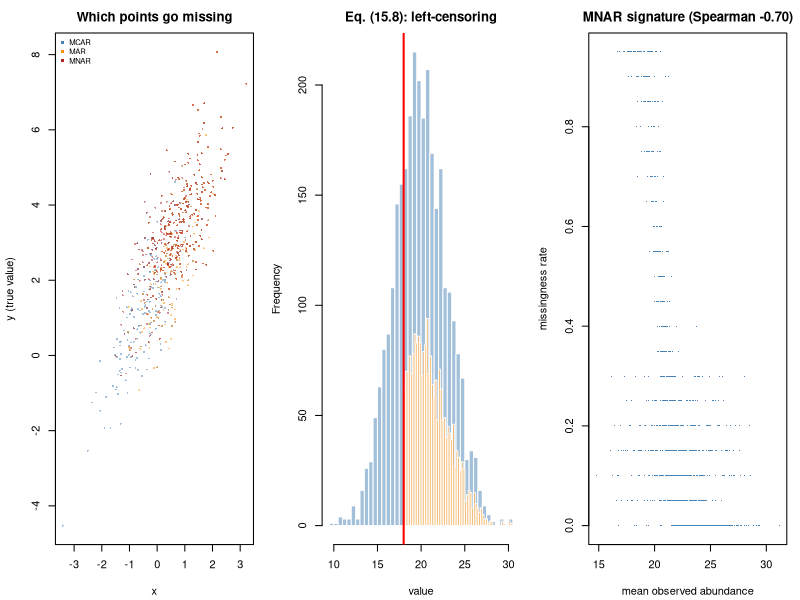

Reproduce this figure in R.
#' ---
#' title: "Module 15 - Missing data, censoring, and measurement limits"
#' output: html_document
#' ---
#'
#' **Curriculum link:** `stats.md` -> Topic 15, equations (15.1)-(15.9)
#'
#' ## What you will learn
#'
#' 1. MCAR / MAR / MNAR (15.1)-(15.3) simulated side by side.
#' 2. Multiple imputation and **Rubin's rules (15.4)-(15.7)** from scratch.
#' 3. Left-censoring as a **Tobit likelihood (15.8)**, not as missingness.
#' 4. The one diagnostic plot every proteomics report needs.

#+ setup, message = FALSE
MODULE_NAME <- "15_missing_data_and_censoring"
OUT <- file.path(Sys.getenv("STATS_OUT", unset = "results"), MODULE_NAME)
dir.create(OUT, recursive = TRUE, showWarnings = FALSE)
header <- function(txt) cat("\n", strrep("=", 72), "\n", txt, "\n",
                            strrep("=", 72), "\n", sep = "")

#' ## 1. The three mechanisms, eq. (15.1)-(15.3)
#'
#' Critically, **MAR and MNAR cannot be distinguished from the observed data.**

#+ mechanisms
header("1. Simulating MCAR, MAR and MNAR (15.1)-(15.3)")
make_data <- function(n = 600) {
  x <- rnorm(n); data.frame(x = x, y = 2 + 1.5*x + rnorm(n))
}
impose_missing <- function(df, mechanism, rate = 0.4) {
  n <- nrow(df)
  p <- switch(mechanism,
    MCAR = rep(rate, n),                                      # eq. (15.1)
    MAR  = plogis(2.2*df$x - log((1-rate)/rate)),             # eq. (15.2): on x
    MNAR = plogis(2.2*scale(df$y)[, 1] - log((1-rate)/rate))) # eq. (15.3): on y
  miss <- runif(n) < p
  df$missing <- miss; df$y[miss] <- NA
  df
}
TRUE_BETA <- 1.5
set.seed(1501)
cat(sprintf("  target estimand: beta_x = %.1f\n\n", TRUE_BETA))
cat(sprintf("  %-12s%11s%21s%9s\n", "mechanism", "% missing",
            "complete-case beta", "bias"))
for (mech in c("MCAR", "MAR", "MNAR")) {
  b <- replicate(200, {
    obs <- impose_missing(make_data(), mech)
    coef(lm(y ~ x, data = obs[!is.na(obs$y), ]))["x"]
  })
  obs1 <- impose_missing(make_data(), mech)
  cat(sprintf("  %-12s%10.1f%%%21.4f%9.4f\n", mech, 100*mean(obs1$missing),
              mean(b), mean(b) - TRUE_BETA))
}
cat("\n  MCAR: complete-case is unbiased (just wasteful).\n")
cat("  MAR : unbiased HERE because missingness depends only on x, which is IN\n")
cat("        the model. Not general - depend on an omitted covariate and it\n")
cat("        would be biased.\n")
cat("  MNAR: biased, and no imputation fixes it without an untestable\n")
cat("        assumption.\n")

#+ mar-covariate
cat("\n--- MAR in a COVARIATE, depending on the outcome ---\n")
set.seed(1502)
bias_cc <- replicate(150, {
  n <- 500
  x <- rnorm(n); zz <- 0.8*x + rnorm(n)
  y <- 2 + 1.5*x + 0.7*zz + rnorm(n)
  x[runif(n) < plogis(1.5*scale(y)[, 1] - 0.4)] <- NA     # MAR: depends on y
  d <- data.frame(x = x, z = zz, y = y)
  cc <- d[complete.cases(d), ]
  if (nrow(cc) > 30) coef(lm(y ~ x + z, data = cc))["x"] - 1.5 else NA
})
cat(sprintf("  complete-case bias in beta_x: %+.4f\n", mean(bias_cc, na.rm = TRUE)))
cat("  Under MAR the fix is a method that CONDITIONS on the observed data\n")
cat("  driving missingness - multiple imputation INCLUDING y.\n")

#' ## 2. Multiple imputation and Rubin's rules, eq. (15.4)-(15.7)
#'
#' $$\bar Q=\frac1M\sum\hat Q_m,\qquad T=\bar U+\Big(1+\frac1M\Big)B$$
#'
#' The `(1+1/M)B` term is exactly what single imputation omits.

#+ rubin
header("2. Rubin's rules from scratch (15.4)-(15.7)")
impute_once <- function(df, target, predictors) {
  ## Stochastic regression imputation (the core step of MICE). Adding residual
  ## noise AND drawing beta from its sampling distribution is what makes it
  ## 'proper'; predicting the conditional mean alone shrinks variability.
  cc <- df[complete.cases(df[, c(target, predictors), drop = FALSE]), ]
  f <- lm(reformulate(predictors, target), data = cc)
  miss <- is.na(df[[target]])
  if (!any(miss)) return(df[[target]])
  beta_draw <- MASS::mvrnorm(1, coef(f), vcov(f))
  Xm <- model.matrix(reformulate(predictors), data = df[miss,, drop = FALSE])
  out <- df[[target]]
  out[miss] <- as.vector(Xm %*% beta_draw) + rnorm(sum(miss), 0, sigma(f))
  out
}
rubin_pool <- function(est, vars, M) {
  Q <- mean(est); U <- mean(vars)                      # eq. (15.4)-(15.5)
  B <- if (M > 1) var(est) else 0
  Tt <- U + (1 + 1/M) * B                              # eq. (15.6)
  gamma <- if (Tt > 0) (1 + 1/M) * B / Tt else 0
  nu <- if (B > 0) (M - 1) * (1 + U / ((1 + 1/M) * B))^2 else Inf   # eq. (15.7)
  list(estimate = Q, se = sqrt(Tt), df = nu, fmi = gamma)
}
run_mi <- function(df, M) {
  est <- numeric(M); vars <- numeric(M)
  for (m in seq_len(M)) {
    d <- df; d$y <- impute_once(d, "y", "x")
    f <- lm(y ~ x, data = d)
    est[m] <- coef(f)["x"]; vars[m] <- coef(summary(f))["x", "Std. Error"]^2
  }
  rubin_pool(est, vars, M)
}
set.seed(1503)
cat("  Coverage of a nominal 95% CI for beta_x, MCAR with 40% of y missing:\n")
cover <- c(`complete case` = 0, `single imputation` = 0, `MI (M=20)` = 0)
width <- list(a = c(), b = c(), c = c())
N_REP <- 200
for (rep in seq_len(N_REP)) {
  obs <- impose_missing(make_data(n = 300), "MCAR")
  f_cc <- lm(y ~ x, data = obs[!is.na(obs$y), ])
  ci <- confint(f_cc)["x", ]
  cover[1] <- cover[1] + (ci[1] <= TRUE_BETA && TRUE_BETA <= ci[2])
  width$a <- c(width$a, diff(ci))
  r1 <- run_mi(obs, 1)
  ci1 <- r1$estimate + c(-1, 1) * 1.96 * r1$se
  cover[2] <- cover[2] + (ci1[1] <= TRUE_BETA && TRUE_BETA <= ci1[2])
  width$b <- c(width$b, diff(ci1))
  r20 <- run_mi(obs, 20)
  ci20 <- r20$estimate + c(-1, 1) * qt(0.975, min(r20$df, 1e6)) * r20$se
  cover[3] <- cover[3] + (ci20[1] <= TRUE_BETA && TRUE_BETA <= ci20[2])
  width$c <- c(width$c, diff(ci20))
}
cat(sprintf("  %-22s%11s%16s\n", "method", "coverage", "mean CI width"))
for (i in 1:3)
  cat(sprintf("  %-22s%10.1f%%%16.4f\n", names(cover)[i], 100*cover[i]/N_REP,
              mean(width[[i]])))
cat("\n  Single imputation treats imputed values as OBSERVED, so its CI is too\n")
cat("  narrow and UNDERCOVERS. Multiple imputation adds (1+1/M)B and recovers\n")
cat("  nominal coverage.\n")
set.seed(99)
r <- run_mi(impose_missing(make_data(n = 300), "MCAR"), 20)
cat(sprintf("\n  Example pooled result: beta = %.4f, SE = %.4f, df = %.1f\n",
            r$estimate, r$se, r$df))
cat(sprintf("  fraction of missing information = %.3f   (eq. 15.7)\n", r$fmi))
cat("  Use M >= 20 when the FMI is substantial.\n")

#' ## 3. Left-censoring is NOT missingness, eq. (15.8)

#+ tobit
header("3. Limit of detection: censored likelihood vs substitution (15.8)")
tobit_mle <- function(y_obs, censored, L) {
  n_cen <- sum(censored)
  nll <- function(par) {
    mu <- par[1]; sigma <- exp(par[2])
    ll_obs <- sum(dnorm(y_obs[!censored], mu, sigma, log = TRUE))
    ## Each censored point contributes log Phi((L-mu)/sigma). Multiplying by
    ## n_cen is essential - the term is identical for every censored point.
    ll_cen <- n_cen * pnorm((L - mu) / sigma, log.p = TRUE)
    -(ll_obs + ll_cen)
  }
  st <- c(mean(y_obs[!censored]), log(max(sd(y_obs[!censored]), 1e-3)))
  o <- optim(st, nll, method = "Nelder-Mead",
             control = list(reltol = 1e-12, maxit = 5000))
  c(mu = o$par[1], sigma = exp(o$par[2]))
}
set.seed(1504)
TRUE_MU <- 20; TRUE_SD <- 3; L <- 18
res <- t(replicate(400, {
  z <- rnorm(120, TRUE_MU, TRUE_SD); cen <- z < L
  y_half <- ifelse(cen, L/2, z); y_sq2 <- ifelse(cen, L/sqrt(2), z)
  y_lod <- ifelse(cen, L, z)
  tob <- tobit_mle(ifelse(cen, L, z), cen, L)
  c(drop_mu = mean(z[!cen]), drop_sd = sd(z[!cen]),
    half_mu = mean(y_half), half_sd = sd(y_half),
    sq2_mu = mean(y_sq2), sq2_sd = sd(y_sq2),
    lod_mu = mean(y_lod), lod_sd = sd(y_lod),
    ## unname(): tob carries names, and replicate() would otherwise mangle
    ## the column labels into "tobit_mu.mu".
    tobit_mu = unname(tob["mu"]), tobit_sd = unname(tob["sigma"]),
    pct = mean(cen))
}))
cat(sprintf("  truth: mu = %g, sigma = %g, LOD = %g; mean censored %.1f%%\n\n",
            TRUE_MU, TRUE_SD, L, 100*mean(res[, "pct"])))
cat(sprintf("  %-28s%13s%9s%16s%9s\n", "strategy", "mean mu_hat", "bias",
            "mean sigma_hat", "bias"))
for (row_ in list(c("drop", "drop censored values"), c("half", "substitute L/2"),
                  c("sq2", "substitute L/sqrt(2)"), c("lod", "substitute L"),
                  c("tobit", "censored MLE (15.8)"))) {
  mu_m <- mean(res[, paste0(row_[1], "_mu")]); sd_m <- mean(res[, paste0(row_[1], "_sd")])
  cat(sprintf("  %-28s%13.4f%9.4f%16.4f%9.4f\n", row_[2], mu_m, mu_m - TRUE_MU,
              sd_m, sd_m - TRUE_SD))
}
cat("\n  Every substitution rule is biased in BOTH the mean and the SD. The\n")
cat("  censored likelihood recovers both essentially without bias.\n")

#' ## 4. The diagnostic every proteomics report needs

#+ diagnostic
header("4. Diagnosing the mechanism from missingness vs abundance")
set.seed(1505)
G <- 1500; n <- 20
true_abundance <- rnorm(G, 22, 2.5)
Y <- matrix(rnorm(G * n, true_abundance, 0.8), nrow = G)
is_mnar <- runif(G) < 0.7
p_missing <- ifelse(is_mnar, plogis(-(true_abundance - 20.5) / 0.6), 0.15)
M <- matrix(runif(G * n), nrow = G) < p_missing
Yobs <- Y; Yobs[M] <- NA
miss_rate <- rowMeans(is.na(Yobs))
mean_obs <- rowMeans(Yobs, na.rm = TRUE)
ok <- is.finite(mean_obs)
sp <- cor(mean_obs[ok], miss_rate[ok], method = "spearman")
cat(sprintf("  Spearman(mean observed abundance, missingness rate) = %+.3f\n", sp))
cat("  A strong NEGATIVE correlation => abundance-dependent (MNAR) missingness.\n")
qs <- cut(mean_obs[ok], quantile(mean_obs[ok], 0:5/5), include.lowest = TRUE,
          labels = paste0("Q", 1:5))
cat(sprintf("\n  %-26s%18s\n", "mean-abundance quintile", "mean missingness"))
for (lv in levels(qs))
  cat(sprintf("  %-26s%18.3f\n", lv, mean(miss_rate[ok][qs == lv])))
cat("\n  Treat MNAR and MAR features DIFFERENTLY. Applying one imputer to both\n")
cat("  is the standard mistake (stats.md Topic 25, Module 35).\n")

#' ## 5. Figure

#+ figure
png(file.path(OUT, "missing_data.png"), width = 1300, height = 420, res = 110)
par(mfrow = c(1, 3), mar = c(4.2, 4.2, 2.5, 1))
set.seed(77)
full <- make_data(n = 800)
plot(NA, xlim = range(full$x), ylim = range(full$y), xlab = "x",
     ylab = "y (true value)", main = "Which points go missing")
cols <- c("steelblue", "darkorange", "firebrick")
for (i in seq_along(c("MCAR", "MAR", "MNAR"))) {
  obs <- impose_missing(full, c("MCAR", "MAR", "MNAR")[i])
  points(full$x[obs$missing], full$y[obs$missing], pch = 16, cex = 0.4,
         col = adjustcolor(cols[i], 0.5))
}
legend("topleft", c("MCAR", "MAR", "MNAR"), col = cols, pch = 16, bty = "n", cex = 0.7)
zz <- rnorm(3000, TRUE_MU, TRUE_SD)
hist(zz, breaks = 60, col = adjustcolor("steelblue", 0.5), border = "white",
     main = "Eq. (15.8): left-censoring", xlab = "value")
hist(zz[zz >= L], breaks = 60, col = adjustcolor("darkorange", 0.7), border = "white",
     add = TRUE)
abline(v = L, col = "red", lwd = 2)
plot(mean_obs[ok], miss_rate[ok], pch = ".", col = "steelblue",
     xlab = "mean observed abundance", ylab = "missingness rate",
     main = sprintf("MNAR signature (Spearman %+.2f)", sp))
invisible(dev.off())
cat("\nFigure written to", file.path(OUT, "missing_data.png"), "\n")

#' ## Decision rules (from `stats.md` Topic 15)
#'
#' 1. Name the mechanism for each variable; you cannot TEST MAR vs MNAR.
#' 2. Never impute the outcome to create observations.
#' 3. Use M >= 20 imputations, and INCLUDE the outcome in the imputation model.
#' 4. Model detection limits as CENSORING (15.8), not as missingness.
#' 5. Report a sensitivity analysis over plausible MNAR departures.
#'
#' **Next:** `16_matrix_algebra.R`
